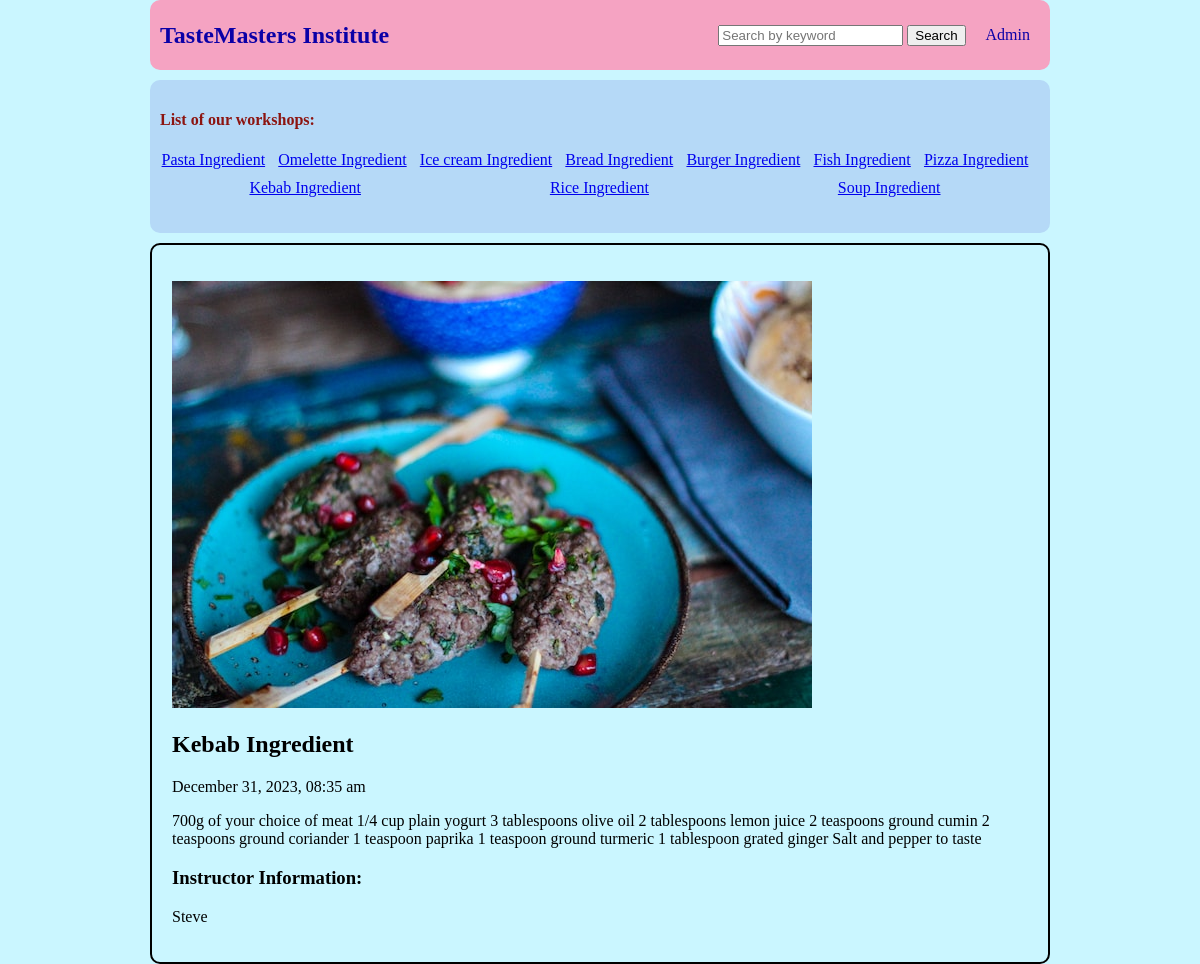
/search.php?keyword=Kebab Ingredient, run on the app's committed database.
### tables this page shows
CREATE TABLE `mypages` (
  `id` int(11) NOT NULL,
  `title` varchar(50) NOT NULL,
  `content` text NOT NULL,
  `timee` timestamp NOT NULL DEFAULT current_timestamp() ON UPDATE current_timestamp(),
  `name` varchar(50) NOT NULL,
  `image_filename` varchar(100) NOT NULL,
  `new_image_path` varchar(100) NOT NULL
);

### search.php (the view, shortened to what this page needs)
<?php
require('connect.php');
$query = "SELECT *
            FROM mypages ORDER BY timee DESC";
$statement=$db->prepare($query);
$statement->execute();
$pages=$statement->fetchAll();
if (isset($_GET['keyword'])) {
    $keyword = '%' . filter_input(INPUT_GET, 'keyword', FILTER_SANITIZE_STRING) . '%' ;
    $query = "SELECT *
              FROM mypages
              WHERE title LIKE :keyword
              ORDER BY timee DESC";
    $statement = $db->prepare($query);
    $statement->bindParam(':keyword', $keyword, PDO::PARAM_STR);
    $statement->execute();
    $searchResults = $statement->fetchAll();
} else {
    $searchResults = [];
}
?>
<!DOCTYPE html>
<html lang="en">
<head>
    <link rel="stylesheet" href="main.css">
</head>
<body>
<nav class="navbar1">
        <ul>
            <li id="firstitem">
                <a href="index.php">TasteMasters Institute</a>
            </li>
            <li id="seconditem">
                <form action="search.php" method="GET" class="searchbox">
                    <input id="searchinput" type="text" name="keyword" placeholder="Search by keyword">
                    <button id="searchbutton" type="submit">Search</button>
                </form>
            </li>
            <li id="thirditem"><a href="admin.php">Admin</a></li>
        </ul>
    </nav>
    <nav class="navbar2">
    <h4>List of our workshops:</h4>
        <ul>
            <?php foreach($pages as $page):?>
            <li>
                <a href="pages.php?id=<?=$page['id']?>"> <?= $page['title'] ?></a>
            </li>
            <?php endforeach?>
        </ul>
    </nav>
    <main>
        <div class="main">
            <ul>
                <?php foreach ($searchResults as $result): ?>
                <?php if (!empty($result['image_filename'])): ?>
                <img src="<?= $result['new_image_path'] ?>" alt="Uploaded Image">
                <?php endif ?>
                <h2><?= $result['title'] ?></h2>
                <p class="edit"><?= date("F d, Y, h:i a", strtotime($result['timee'])) ?> </p>
                <p><?= $result['content'] ?></p>
                <h3>Instructor Information:</h3>
                <p><?= $result['name'] ?></p>
                <?php endforeach ?>
            </ul>
        </div>
    </main>
</body>
</html>

### main.css (style rules this page uses)
body { width: 75%; margin: 0 auto; padding: 0px; background-color: rgb(202, 246, 255); }
.main, .comment { border: 2px black solid; padding: 20px; border-radius: 10px; }
ul { list-style: none; padding-left: 0%; }
h4 { color: #8c1410; }
.navbar1 { background-color: rgb(245, 163, 194); margin: 0 auto; width: 100%; border-radius: 10px; display: flex; height: 70px; }
.navbar1 ul { align-items: center; list-style: none; width: 100%; }
.navbar1 a { color: rgb(11, 0, 167); text-decoration: none; }
#firstitem { padding-left: 10px; flex: 3; font-family: 'Times New Roman', Times, serif; font-weight:900; font-size: x-large; }
#seconditem,#thirditem { padding-right: 20px; }
#seconditem { align-content: center; }
.navbar2 { background-color: #b5d9f7; padding: 10px; margin: 10px 0; border-radius: 10px; }
.navbar2 ul,.navbar1 ul { display: flex; flex-wrap: wrap; justify-content:space-around; }
.navbar2 ul li { margin: 0; margin-right: 10px; margin-bottom: 10px; }

### data on the page
mypages: title "Pasta Ingredient"
mypages: title "Omelette Ingredient"
mypages: title "Ice cream Ingredient"
mypages: title "Bread Ingredient"
mypages: title "Burger Ingredient"
mypages: title "Fish Ingredient"
mypages: title "Pizza Ingredient"
mypages: title "Kebab Ingredient", timee "December 31, 2023, 08:35 am", content "700g of your choice of meat 1/4 cup plain yogurt 3 tablespoons olive oil 2 tablespoons lemon juice 2 teaspoons ground cumin 2 teaspoons ground coriander 1 teaspoon paprika 1 teaspoon ground turmeric 1 tablespoon grated ginger Salt and pepper to taste", name "Steve"
mypages: title "Rice Ingredient"
mypages: title "Soup Ingredient"
